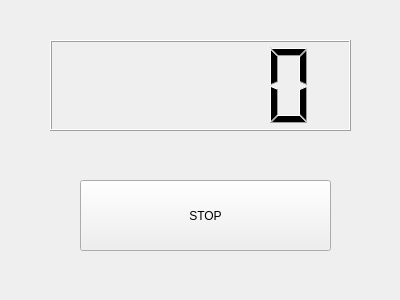
<?xml version="1.0" encoding="UTF-8"?>
<ui version="4.0">
 <class>Counter</class>
 <widget class="QWidget" name="Counter">
  <property name="geometry">
   <rect>
    <x>0</x>
    <y>0</y>
    <width>400</width>
    <height>300</height>
   </rect>
  </property>
  <property name="windowTitle">
   <string>Counter</string>
  </property>
  <widget class="QPushButton" name="button">
   <property name="geometry">
    <rect>
     <x>80</x>
     <y>180</y>
     <width>251</width>
     <height>71</height>
    </rect>
   </property>
   <property name="text">
    <string>STOP</string>
   </property>
  </widget>
  <widget class="QLCDNumber" name="lcdNumber">
   <property name="geometry">
    <rect>
     <x>50</x>
     <y>40</y>
     <width>301</width>
     <height>91</height>
    </rect>
   </property>
  </widget>
 </widget>
 <resources/>
 <connections/>
</ui>
